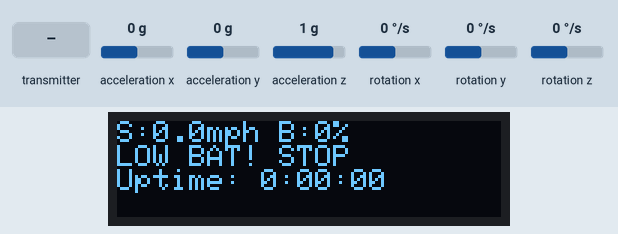
The sketch below on a simulated Arduino Uno, built with avr-gcc and run on an emulated ATmega328P. On the bench: 128×32 one-colour display. The inputs (shaded band) are chosen by the test bench; at power-on: acceleration x 0 g, acceleration y 0 g, acceleration z 1 g, rotation x 0 °/s, rotation y 0 °/s, rotation z 0 °/s. No radio packets arrive unless stated; what the sketch prints to the serial monitor is not drawn.

Above: at 1.7 s.
1.8 s: acceleration x set to 0.4 g
At 2.8 s:
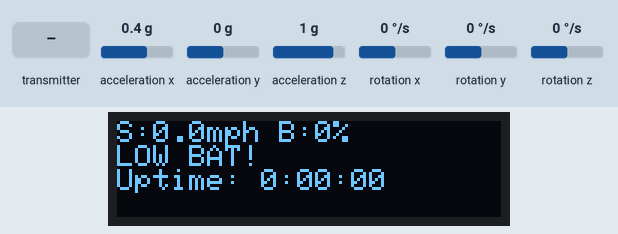
3.3 s: the transmitter starts sending obstacleDetected = 1
At 4.6 s:
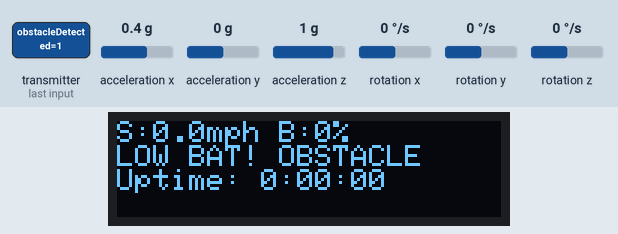
4.9 s: the transmitter starts sending batteryLevel = 64
At 5.7 s:
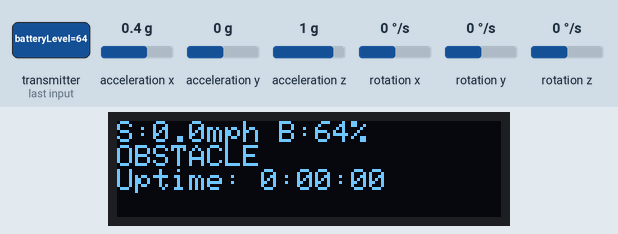
6.5 s: the transmitter starts sending isEmergencyStopped = 1
At 7.6 s:
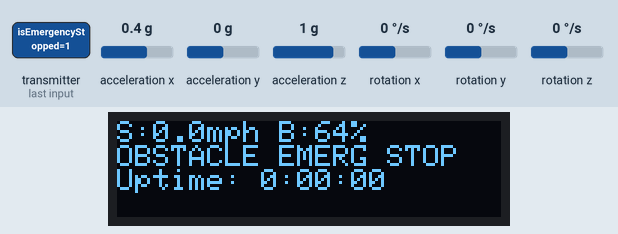
8.0 s: the transmitter starts sending systemStatus = 255
At 9.0 s:
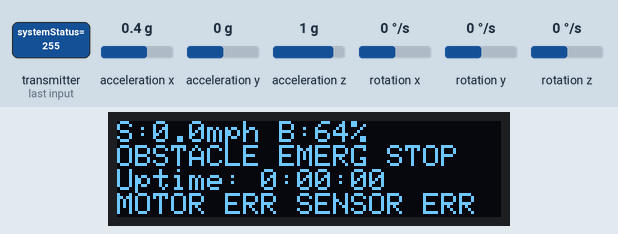
9.6 s: the transmitter starts sending currentSpeed = 50
At 10.5 s:
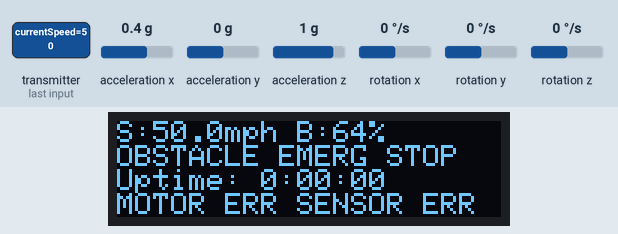
Timing chart, 0 to 12.2 s (numbered marks = the images above; inputs shaded):
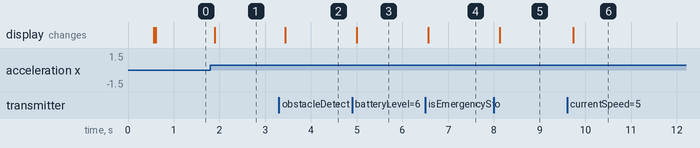

The sketch:

Hand_code.ino
```cpp
//HAND:
#include <SPI.h>
#include <nRF24L01.h>
#include <RF24.h>
#include "Wire.h"
#include "I2Cdev.h"
#include "MPU6050_6Axis_MotionApps20.h"
#include <Adafruit_GFX.h>
#include <Adafruit_SSD1306.h>

#define LOW_POWER_TIMEOUT 60000 // 1 minute in milliseconds
#define LOW_POWER_INTERVAL 1000 // Check every 1 second in low power mode
#define SCREEN_WIDTH 128
#define SCREEN_HEIGHT 32
#define OLED_RESET -1
#define SCREEN_ADDRESS 0x3C
Adafruit_SSD1306 display(SCREEN_WIDTH, SCREEN_HEIGHT, &Wire, OLED_RESET);

MPU6050 mpu;
RF24 radio(8, 9); // CE = 8, CSN = 9

const uint64_t pipeOut = 0xF9E8F0F0E1LL;
const uint64_t pipeIn = 0xF9E8F0F0E2LL;
int lastXValue = 0;
int lastYValue = 0;

const int GESTURE_THRESHOLD = 3; // Minimum change in degrees to count as movement
const unsigned long GESTURE_IDLE_TIMEOUT = 1800000;  // 1 min to enter low power
const unsigned long GESTURE_WAKE_DURATION = 50000;  // Must move for at least 2s to wake

unsigned long gestureStillStart = 0;
unsigned long gestureMoveStart = 0;

struct PacketData {
byte xAxisValue;
byte yAxisValue;
byte speedCommand; // 0-254 representing speed
byte commandFlags; // Bitmask for commands (bit 0: stop, bit 1: brake)
} data;

struct FeedbackData {
bool obstacleDetected;
byte batteryLevel;
bool isEmergencyStopped;
float currentSpeed; // in mph
unsigned long uptime; // in seconds
byte systemStatus; // Bitmask for system status
} carStatus;

uint8_t fifoBuffer[64];
uint16_t packetSize;
Quaternion q;
VectorFloat gravity;
float ypr[3];
bool dmpReady = false;
unsigned long lastDisplayUpdate = 0;
unsigned long lastActivityTime = 0;
bool lowPowerMode = false;

// Speed settings (calibrated for 8mph max)
const byte MIN_SPEED = 100; // Corresponds to ~3mph
const byte MAX_SPEED = 254; // Corresponds to ~8mph
const byte BRAKE_SPEED = 50; // Reduced speed for braking

void enterLowPowerMode();
void exitLowPowerMode();
void updateDisplay();

void setup() {
Serial.begin(115200);
Wire.begin();
if(!display.begin(SSD1306_SWITCHCAPVCC, SCREEN_ADDRESS)) {
Serial.println("OLED failed");
while (1);
}
display.clearDisplay();
display.setTextSize(1);
display.setTextColor(WHITE);
display.setCursor(0,0);
display.println("Starting...");
display.display();

mpu.initialize();
if (mpu.dmpInitialize() == 0) {
mpu.setDMPEnabled(true);
dmpReady = true;
packetSize = mpu.dmpGetFIFOPacketSize();
Serial.println("✅ MPU6050 Ready.");
} else {
Serial.println("❌ MPU6050 Failed.");
}

if (!radio.begin()) {
Serial.println("❌ NRF24L01 not responding.");
while (1);
}

radio.setPALevel(RF24_PA_LOW);
radio.setDataRate(RF24_250KBPS);
radio.setChannel(108);
radio.enableAckPayload();
radio.setRetries(5,5);
radio.openWritingPipe(pipeOut);
radio.openReadingPipe(1, pipeIn);


Serial.println("✅ RF Transmitter Ready.");

// Initialize data structure
data.speedCommand = MIN_SPEED;
data.commandFlags = 0;

display.clearDisplay();
display.setCursor(0,0);
display.println("Ready!");
display.display();
lastActivityTime = millis();
}

void loop() {
if (!dmpReady) return;
// Function prototypes

// Check if we should enter low power mode
if (!lowPowerMode && (millis() - lastActivityTime > LOW_POWER_TIMEOUT)) {
enterLowPowerMode();
}
// In low power mode, we check less frequently
if (lowPowerMode) {
delay(LOW_POWER_INTERVAL);
// Check if we should exit low power mode (if there's any activity)
if (radio.available() || mpu.dmpGetCurrentFIFOPacket(fifoBuffer)) {
exitLowPowerMode();
}
return; // Skip the rest of the loop in low power mode
}

if (mpu.dmpGetCurrentFIFOPacket(fifoBuffer)) {
mpu.dmpGetQuaternion(&q, fifoBuffer);
mpu.dmpGetGravity(&gravity, &q);
mpu.dmpGetYawPitchRoll(ypr, &q, &gravity);

int xValue = constrain(ypr[2] * 180 / M_PI, -90, 90); // Roll
int yValue = constrain(ypr[1] * 180 / M_PI, -90, 90); // Pitch

// Gesture change detection
  if (abs(xValue - lastXValue) > GESTURE_THRESHOLD || abs(yValue - lastYValue) > GESTURE_THRESHOLD) {
    if (!lowPowerMode) {
      lastActivityTime = millis(); // Reset idle timer
    } else {
      if (gestureMoveStart == 0) gestureMoveStart = millis();
      if (millis() - gestureMoveStart > GESTURE_WAKE_DURATION) {
        exitLowPowerMode();
      }
    }
  } else {
    if (!lowPowerMode && millis() - lastActivityTime > GESTURE_IDLE_TIMEOUT) {
      enterLowPowerMode();
    }
    gestureMoveStart = 0; // Reset if no movement
  }

  lastXValue = xValue;
  lastYValue = yValue;

data.xAxisValue = map(xValue, -90, 90, 0, 254);
data.yAxisValue = map(yValue, -90, 90, 254, 0);
// Detect stop gesture (hand flat)
if (abs(ypr[1]) < 0.2 && abs(ypr[2]) < 0.2) {
data.commandFlags |= 0b00000001; // Set stop flag
} else {
data.commandFlags &= ~0b00000001; // Clear stop flag
}
// Detect brake gesture (hand tilted back slightly)
if (ypr[1] < -0.3) {
data.commandFlags |= 0b00000010; // Set brake flag
} else {
data.commandFlags &= ~0b00000010; // Clear brake flag
}

bool success = radio.write(&data, sizeof(data));

if (success) {
Serial.print("✅ Sent | ");
} else {
Serial.print("❌ Failed | ");
}

Serial.print("X: "); Serial.print(xValue);
Serial.print(" | Y: "); Serial.println(yValue);
// Set speed based on forward tilt (only when moving forward)
if (yValue > 10) { // Forward tilt
data.speedCommand = map(yValue, 10, 90, MIN_SPEED, MAX_SPEED);
} else {
data.speedCommand = MIN_SPEED;
}
/// Send control data
radio.stopListening();
bool sent = radio.write(&data, sizeof(data));
radio.startListening();

// Receive feedback
if (radio.available()) {
radio.read(&carStatus, sizeof(carStatus));
//Exit low power mode if we receive data
if (lowPowerMode) {
exitLowPowerMode();
}
}

// Update display every 100ms to avoid flickering
if (millis() - lastDisplayUpdate > 100) {
updateDisplay();
lastDisplayUpdate = millis();
}

}
}


void updateDisplay() {
display.clearDisplay();
display.setCursor(0,0);
// First line: Status and battery
display.print("S:");
display.print(carStatus.currentSpeed, 1); // Print speed with 1 decimal place
display.print("mph B:");
display.print(carStatus.batteryLevel); // Print battery level
display.print("%");
// Second line: Status indicators
display.setCursor(0, 8);
if (carStatus.batteryLevel < 10) {
display.print("LOW BAT! ");
}
if (carStatus.obstacleDetected) {
display.print("OBSTACLE ");
}
if (data.commandFlags & 0b00000001) {
display.print("STOP ");
} else if (data.commandFlags & 0b00000010) {
display.print("BRK ");
}
if (carStatus.isEmergencyStopped) {
display.print("EMERG STOP ");
}
// Third line: System status
display.setCursor(0, 16);
display.print("Uptime: ");
unsigned long hours = carStatus.uptime / 3600;
unsigned long minutes = (carStatus.uptime % 3600) / 60;
unsigned long seconds = carStatus.uptime % 60;
display.print(hours);
display.print(":");
if (minutes < 10) display.print("0");
display.print(minutes);
display.print(":");
if (seconds < 10) display.print("0");
display.print(seconds);
// Fourth line: Error status
display.setCursor(0, 24);
if (carStatus.systemStatus & 0b00000001) {
display.print("MOTOR ERR ");
}
if (carStatus.systemStatus & 0b00000010) {
display.print("SENSOR ERR ");
}
if (carStatus.systemStatus & 0b00000100) {
display.print("RADIO ERR ");
}
if (carStatus.systemStatus & 0b00001000) {
display.print("LOW BATTERY ");
}
display.display();
} // <-- This was the missing closing brace

void enterLowPowerMode() {
Serial.println("Entering low power mode");
lowPowerMode = true;
// Update display with low power message
display.clearDisplay();
display.setCursor(0, 0);
display.println("Low Power Mode");
display.println("%");
display.println("Move to wake");
display.display();
radio.powerDown();
mpu.setSleepEnabled(true);
}
void exitLowPowerMode() {
Serial.println("Exiting low power mode");
lowPowerMode = false;
gestureMoveStart = 0;
lastActivityTime = millis();

// No need to turn display on since it was never off
radio.powerUp();
mpu.setSleepEnabled(false);
// Clear the low power message by updating display normally
updateDisplay();
}
```

Measured:
- the behaviour switches between 0.2 and 0.3 g on acceleration x (found by bisection; images 0 and 1)
- after the input at 1.8 s, the display: changes after 0.09 s (image 1)
- after the input at 3.3 s, the display: changes after 0.14 s (image 2)
- after the input at 4.9 s, the display: changes after 0.11 s (image 3)
- after the input at 6.5 s, the display: changes after 0.06 s (image 4)
- after the input at 8.0 s, the display: changes after 0.13 s (image 5)
- after the input at 9.6 s, the display: changes after 0.14 s (image 6)
